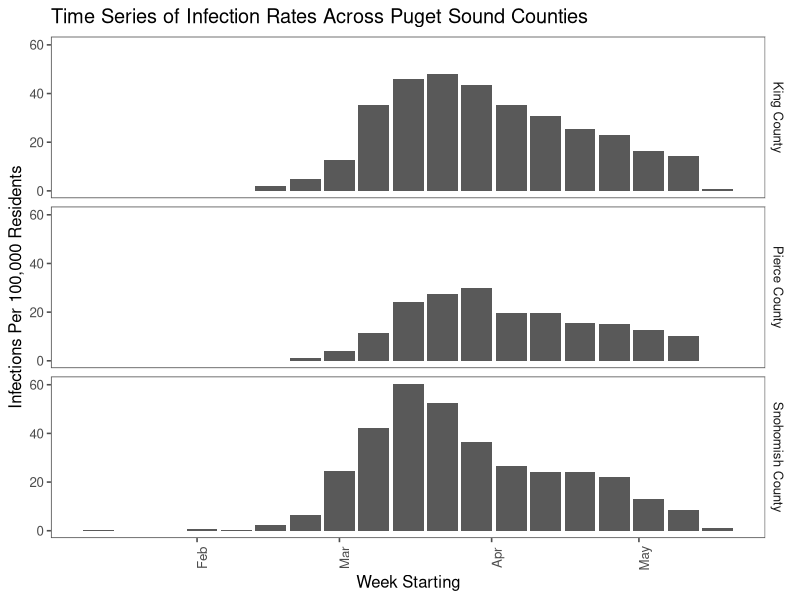
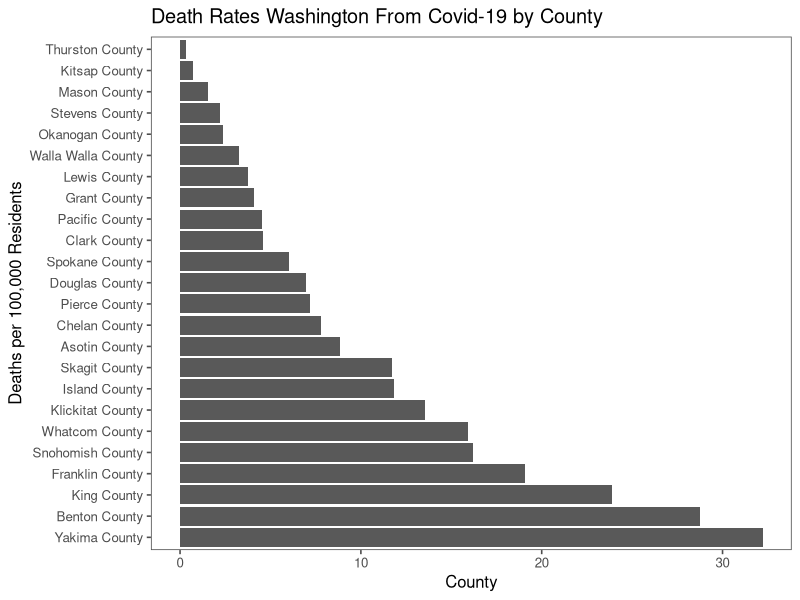
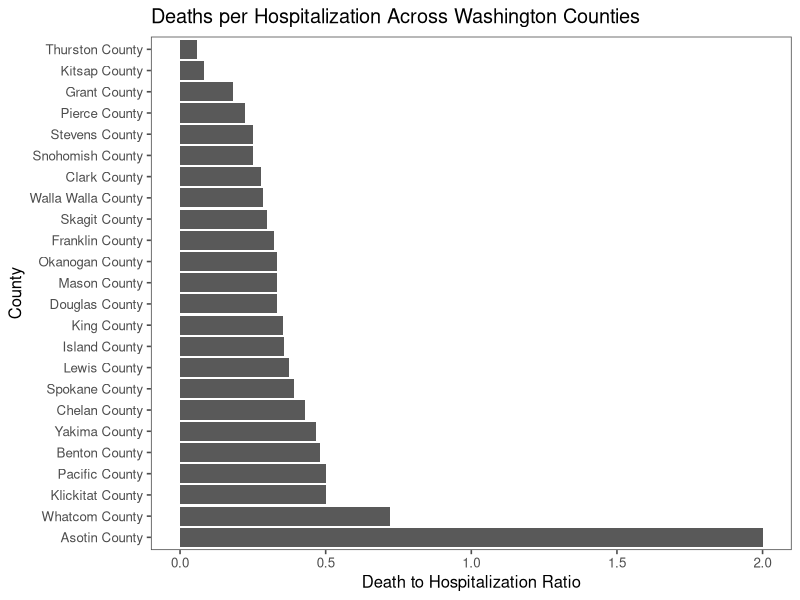
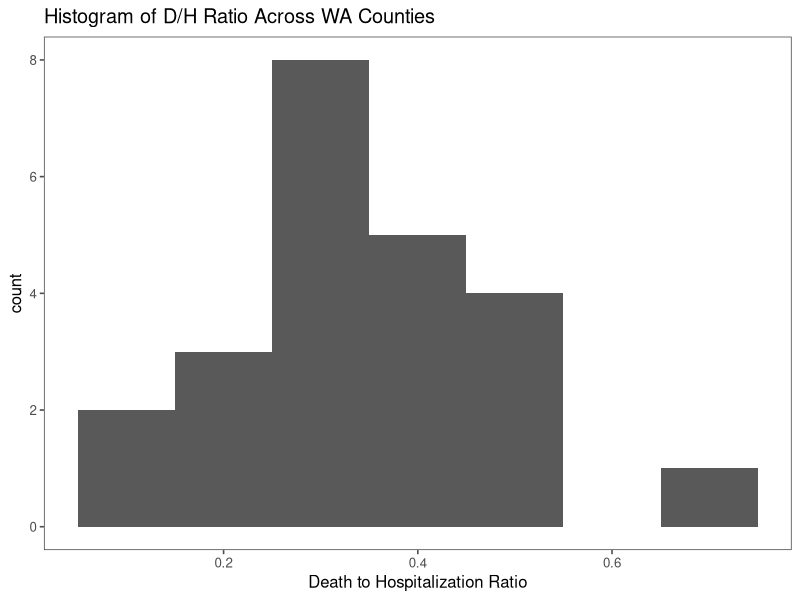
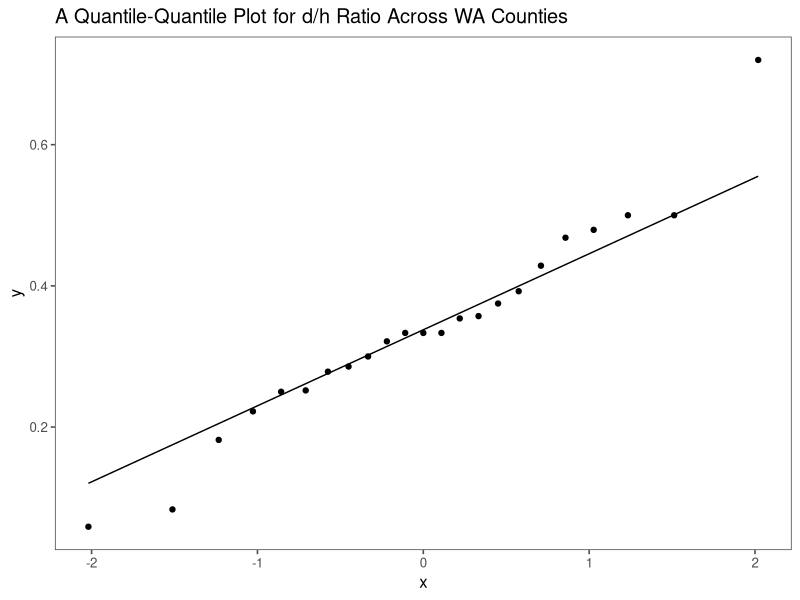
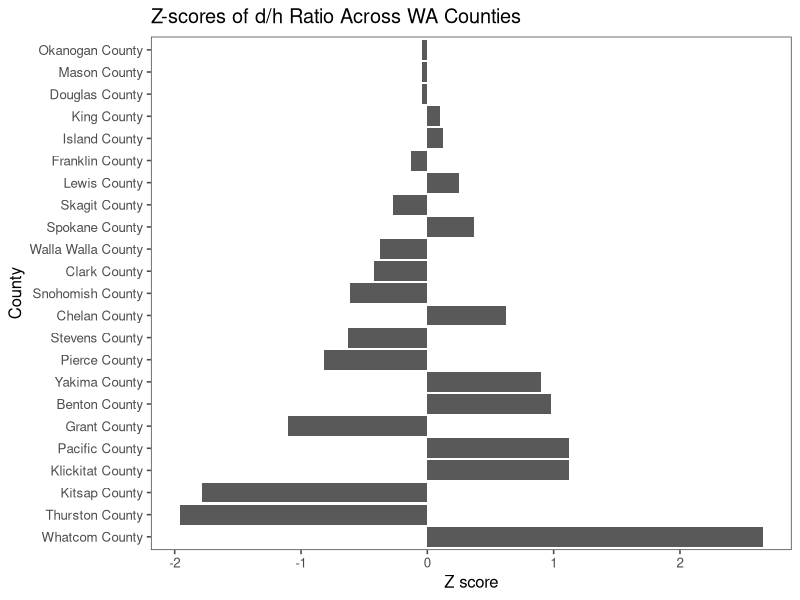

The R source for these figures, in order:
## ---- chunk 1
knitr::opts_chunk$set(echo = TRUE)
## ---- chunk 2
#Some packages needed.
library(readxl)
library(tidyverse)
library(ggthemes)

#Load the data from WA DOH. Needs to be in Excel and current.
cases <- read_excel("WaDOH.xlsx",sheet=1)
hospitalizations <- read_excel("WaDOH.xlsx",sheet=2)
deaths <- read_excel("WaDOH.xlsx",sheet=3)
counties <- read_excel("WACounty.xlsx")


#Wrangle some data
cases <- mutate(cases,all_rate=NewPos_All*100000/counties$Pop[match(County,counties$CTYNAME)])



#Infection rate data
psdat <- cases %>% filter(County=="Pierce County" | County == "King County" | County =="Snohomish County")

#Death rate data
tdeaths <- group_by(deaths,County) %>% summarise(total_deaths =sum(Deaths)) 
reporting_counties <- filter(counties, CTYNAME %in% intersect(tdeaths$County,counties$CTYNAME))
tdeaths <- filter(tdeaths,County %in% reporting_counties$CTYNAME)
tdeaths <- mutate(tdeaths,death_rate = tdeaths$total_deaths/(reporting_counties$Pop)*100000)

#death to hospitalization data wrangle
h <- group_by(hospitalizations,County) %>% summarise(total_hosp = sum(Hospitalizations)) %>%
  filter(County %in% tdeaths$County) %>% mutate(dh_ratio=tdeaths$total_deaths/total_hosp)

## ---- chunk 3
psdat %>% ggplot(aes(x=WeekStartDate,y=all_rate))+
  geom_bar(stat="identity")+facet_grid(County~.)+
  theme_few()+theme(axis.text.x=element_text(angle=90))+
  xlab("Week Starting")+ylab("Infections Per 100,000 Residents")+
  ggtitle("Time Series of Infection Rates Across Puget Sound Counties")
## ---- chunk 4
tdeaths %>% ggplot(aes(x=reorder(County,-death_rate),y=death_rate))+
  geom_bar(stat="identity")+theme_few()+coord_flip()+xlab("Deaths per 100,000 Residents")+
  ylab("County")+ggtitle("Death Rates Washington From Covid-19 by County")
## ---- chunk 5
h %>% ggplot(aes(x=reorder(County,-dh_ratio),y=dh_ratio))+geom_bar(stat="identity")+
  theme_few()+coord_flip()+ylab("Death to Hospitalization Ratio")+
  xlab("County")+ggtitle("Deaths per Hospitalization Across Washington Counties")

## ---- chunk 6
h <- filter(h,County!="Asotin County")

h %>% ggplot(aes(dh_ratio))+geom_histogram(binwidth=0.1)+
  xlab("Death to Hospitalization Ratio")+ggtitle("Histogram of D/H Ratio Across WA Counties")+
  theme_few()

## ---- chunk 7
h %>% ggplot(aes(sample=dh_ratio))+stat_qq()+
  stat_qq_line()+ggtitle("A Quantile-Quantile Plot for d/h Ratio Across WA Counties")+
  theme_few()
## ---- chunk 8
avg <- mean(h$dh_ratio)
s <- sd(h$dh_ratio)
h <- mutate(h,z_score = (dh_ratio-avg)/s)

h %>% ggplot(aes(x=reorder(County,-abs(z_score)),y=z_score))+geom_bar(stat="identity")+
  coord_flip()+ylab("Z score")+xlab("County")+
  ggtitle("Z-scores of d/h Ratio Across WA Counties")+theme_few()

